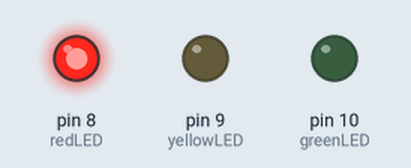
This sketch was run on a simulated Arduino Uno, built with avr-gcc and run on an emulated ATmega328P. Parts: output pins drawn as LEDs (lit = HIGH).

Above: at 2.5 s.
At 6.0 s:
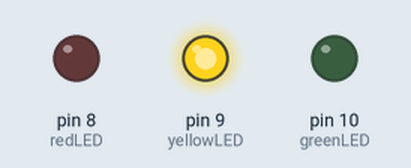
At 9.5 s:
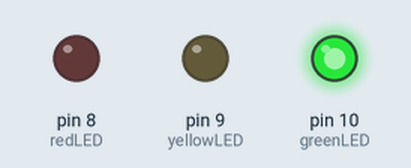
Timing chart, 0 to 15.6 s (numbered marks = the images above):
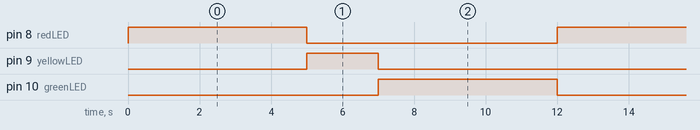

The sketch:

traffic_light.ino
```cpp
// This Code is Designed by Prince Kushwaha
// Define LED pins
const int redLED = 8;
const int yellowLED = 9;
const int greenLED = 10;

// Define timing constants (in milliseconds)
const int redDuration = 5000;    // 5 seconds for red
const int yellowDuration = 2000; // 2 seconds for yellow
const int greenDuration = 5000;  // 5 seconds for green

void setup() {
  // Initialize LED pins as outputs
  pinMode(redLED, OUTPUT);
  pinMode(yellowLED, OUTPUT);
  pinMode(greenLED, OUTPUT);
}

void loop() {
  // Red light
  digitalWrite(redLED, HIGH);
  digitalWrite(yellowLED, LOW);
  digitalWrite(greenLED, LOW);
  delay(redDuration);

  // Yellow light
  digitalWrite(redLED, LOW);
  digitalWrite(yellowLED, HIGH);
  digitalWrite(greenLED, LOW);
  delay(yellowDuration);

  // Green light
  digitalWrite(redLED, LOW);
  digitalWrite(yellowLED, LOW);
  digitalWrite(greenLED, HIGH);
  delay(greenDuration);
}
```

Measured:
- by itself, pin 8 (redLED), pin 10 (greenLED): alternates HIGH for 5.0 s and LOW for 7.0 s
- by itself, pin 9 (yellowLED): alternates HIGH for 2.0 s and LOW for 10.0 s
- by itself, everything shown: repeats every 12.0 s, in 3 steps
